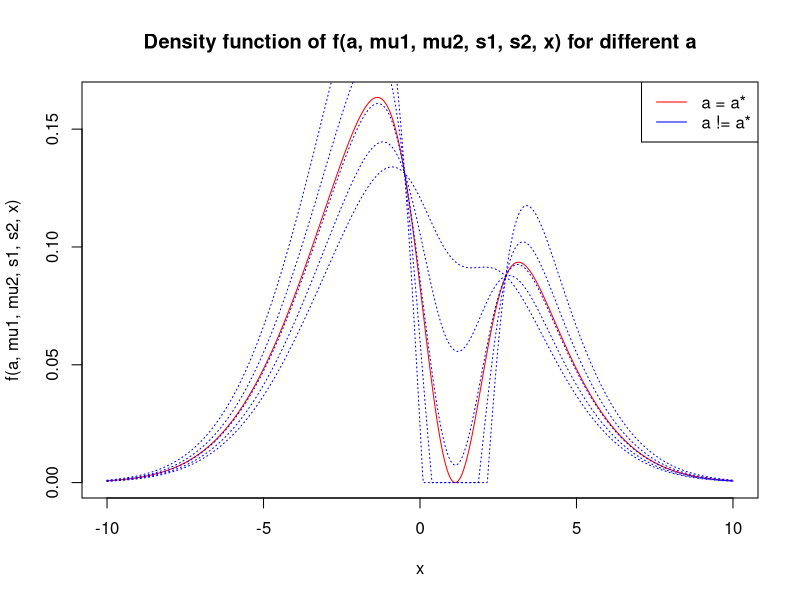
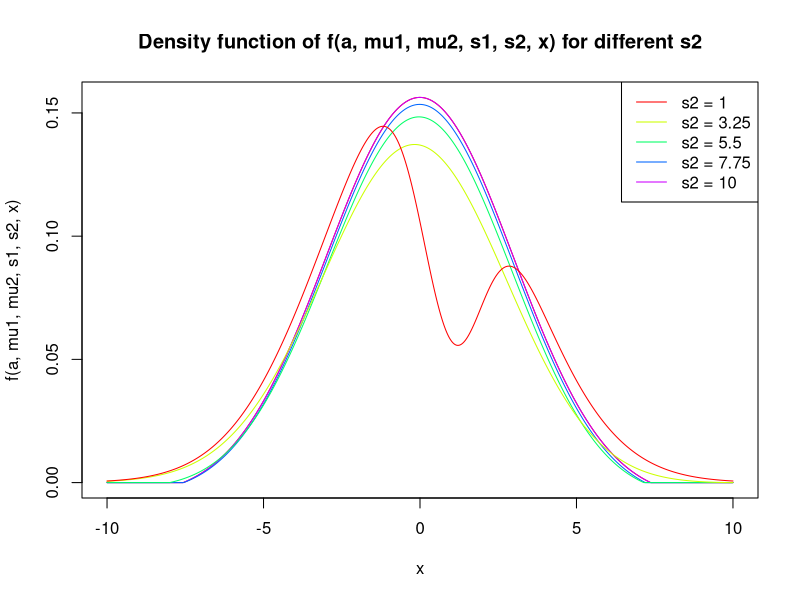
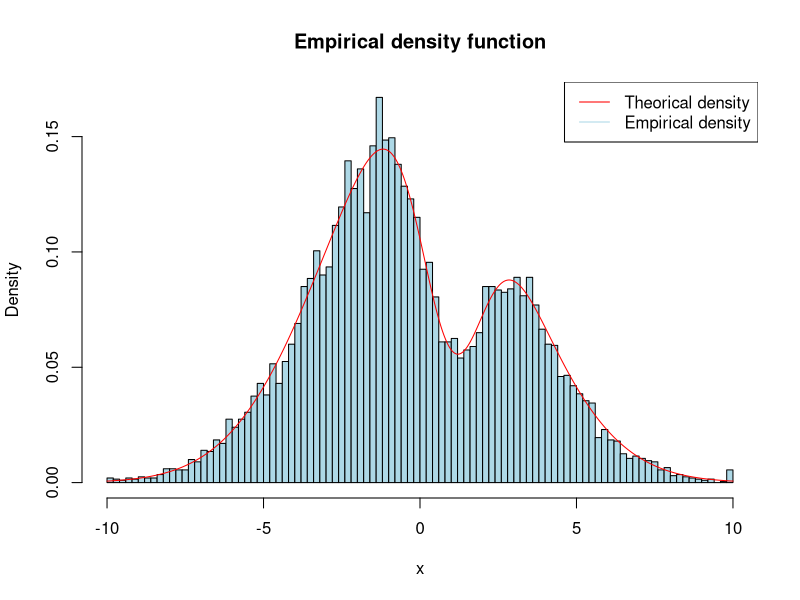
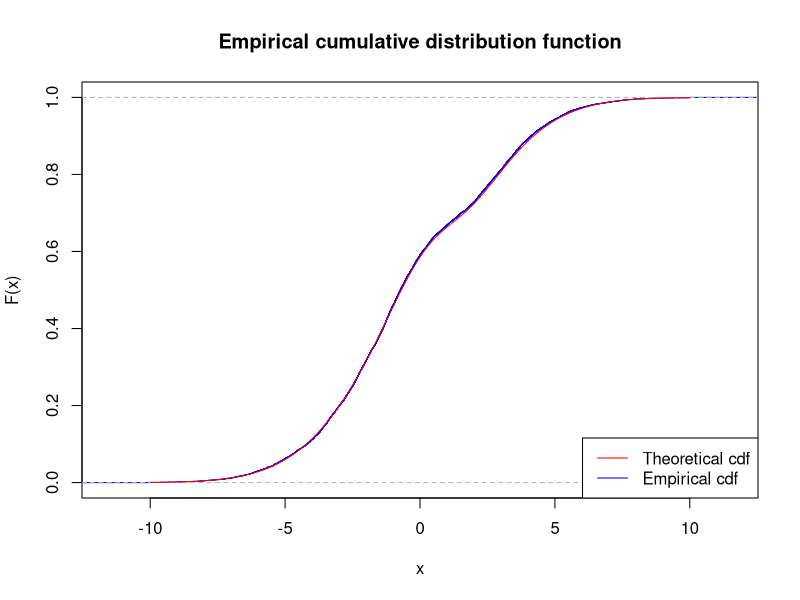
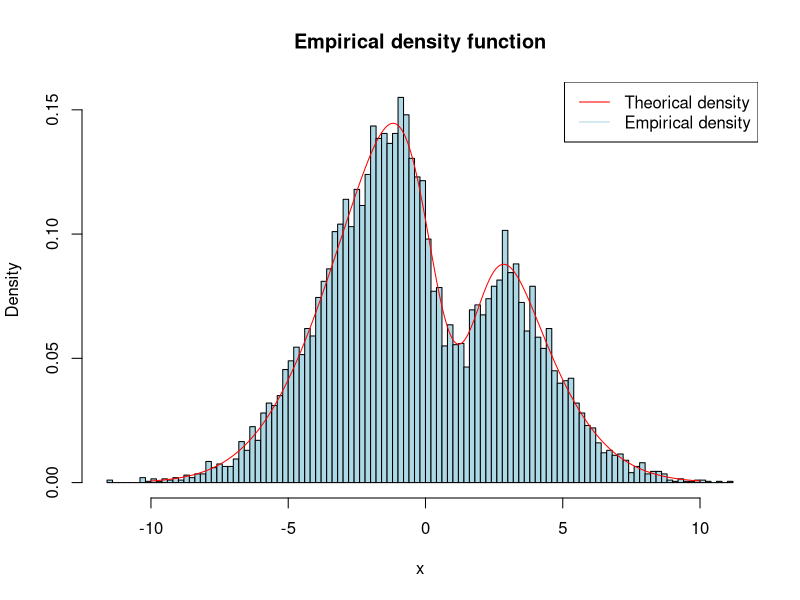
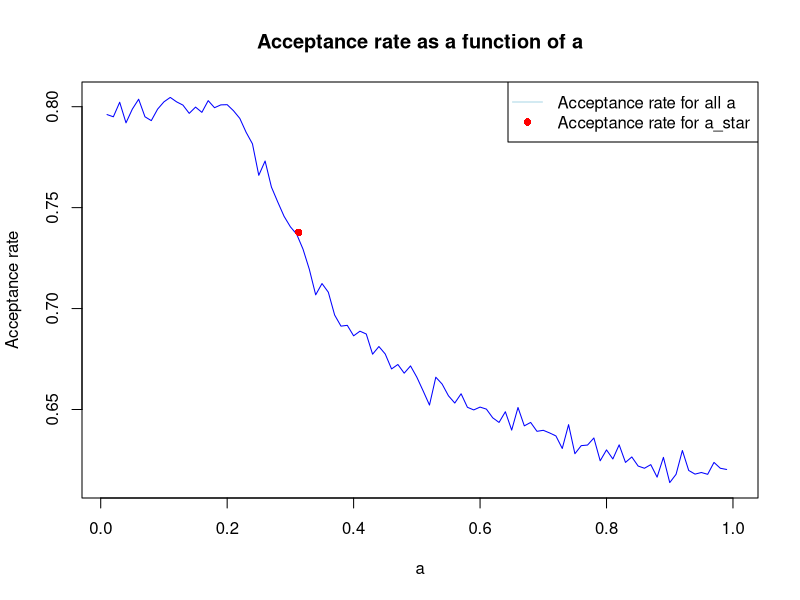
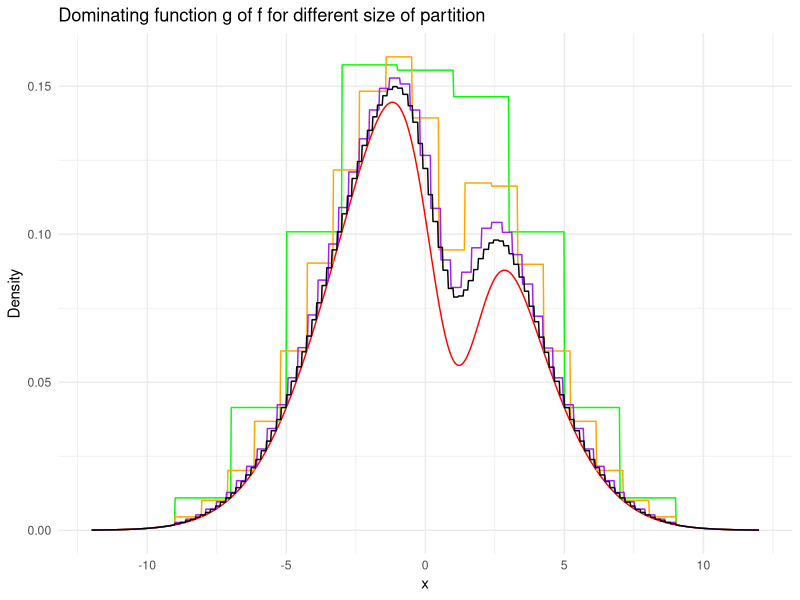
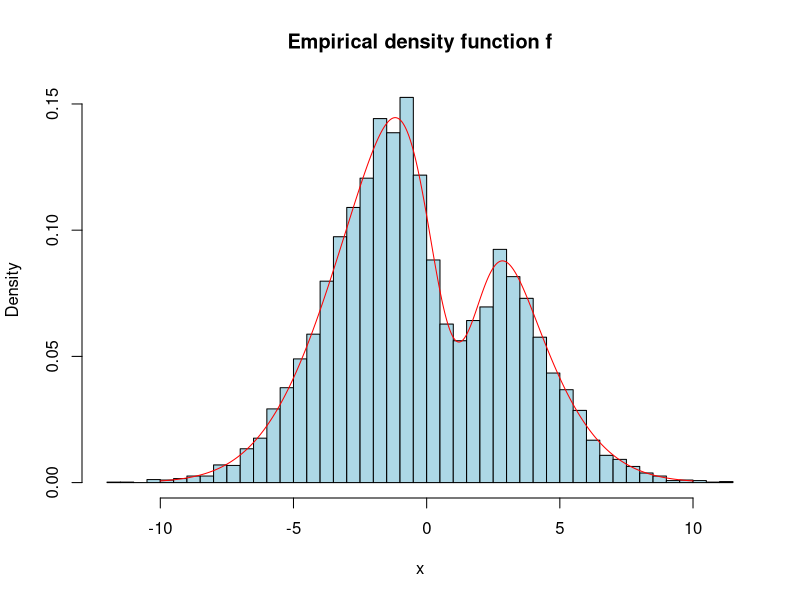

Source code (R) for these figures, in order: (Note: a time limit stopped this script after it produced the figures.)
## ---- chunk 1
f <- function(a, mu1, mu2, s1, s2, x) {
  fx <- dnorm(x, mu1, s1) - a * dnorm(x, mu2, s2)
  fx[fx < 0] <- 0
  return(fx / (1 - a))
}

a_star <- function(mu1, mu2, s1, s2) {
  x_star <- (mu2 * s1^2 - mu1 * s2^2) / (s1^2 - s2^2)
  return(dnorm(x_star, mu1, s1) / dnorm(x_star, mu2, s2))
}
## ---- chunk 2
mu1 <- 0
mu2 <- 1
s1 <- 3
s2 <- 1

x <- seq(-10, 10, length.out = 1000)
as <- a_star(mu1, mu2, s1, s2)
a_values <- c(0.1, 0.2, 0.3, 0.4, 0.5, as)

plot(x, f(as, mu1, mu2, s1, s2, x),
     type = "l",
     col = "red",
     xlab = "x",
     ylab = "f(a, mu1, mu2, s1, s2, x)",
     main = "Density function of f(a, mu1, mu2, s1, s2, x) for different a"
)
for (i in (length(a_values) - 1):1) {
  lines(x, f(a_values[i], mu1, mu2, s1, s2, x), lty = 3, col = "blue")
}
legend("topright", legend = c("a = a*", "a != a*"), col = c("red", "blue"), lty = 1)
## ---- chunk 3
s2_values <- seq(1, 10, length.out = 5)
a <- 0.2

plot(x, f(a, mu1, mu2, s1, max(s2_values), x),
     type = "l",
     xlab = "x",
     ylab = "f(a, mu1, mu2, s1, s2, x)",
     col = "red",
     main = "Density function of f(a, mu1, mu2, s1, s2, x) for different s2"
)

for (i in length(s2_values):1) {
  lines(x, f(a, mu1, mu2, s1, s2_values[i], x), lty = 1, col = rainbow(length(s2_values))[i])
}

legend("topright", legend = paste("s2 =", s2_values), col = rainbow(length(s2_values)), lty = 1)
## ---- chunk 4
mu1 <- 0
mu2 <- 1
sigma1 <- 3
sigma2 <- 1
a <- 0.2
as <- a_star(mu1, mu2, sigma1, sigma2)

cat(sprintf("a* = %f, a = %f, a <= a* [%s]", as, a, a <= as))
## ---- chunk 5
F <- function(a, mu1, mu2, s1, s2, x) {
  Fx <- pnorm(x, mu1, s1) - a * pnorm(x, mu2, s2)
  return(Fx / (1 - a))
}
## ---- chunk 6
inv_cdf <- function(n) {
  X <- numeric(n)
  for (i in 1:n) {
    u <- runif(1)
    L <- -10
    U <- -L
    M <- (L + U) / 2
    while (U - L > 1e-6) {
      FM <- F(a, mu1, mu2, s1, s2, M)
      if (FM < u) {
        L <- M
      } else {
        U <- M
      }
      M <- (L + U) / 2
    }
    X[i] <- M
  }
  return(X)
}
## ---- chunk 7
set.seed(123)
n <- 10000
X <- inv_cdf(n)
x <- seq(-10, 10, length.out = 1000)

hist(X, breaks = 100, freq = FALSE, col = "lightblue", main = "Empirical density function", xlab = "x")
lines(x, f(a, mu1, mu2, s1, s2, x), col = "red")
legend("topright", legend = c("Theorical density", "Empirical density"), col = c("red", "lightblue"), lty = 1)
## ---- chunk 8
plot(ecdf(X), col = "blue", main = "Empirical cumulative distribution function", xlab = "x", ylab = "F(x)")
lines(x, F(a, mu1, mu2, s1, s2, x), col = "red")
legend("bottomright", legend = c("Theoretical cdf", "Empirical cdf"), col = c("red", "blue"), lty = 1)
## ---- chunk 9
accept_reject <- function(n, a) {
  X <- numeric(0)
  M <- 1 / (1 - a)

  while (length(X) < n) {
    Y <- rnorm(1, mu1, s1)
    U <- runif(1)

    if (U <= f(a, mu1, mu2, s1, s2, Y) / (M * dnorm(Y, mu1, s1))) {
      X <- append(X, Y)
    }
  }
  return(X)
}
## ---- chunk 10
set.seed(123)
n <- 10000
a <- 0.2
X <- accept_reject(n, a)
x <- seq(-10, 10, length.out = 1000)

hist(X, breaks = 100, freq = FALSE, col = "lightblue", main = "Empirical density function", xlab = "x")
lines(x, f(a, mu1, mu2, s1, s2, x), col = "red")
legend("topright", legend = c("Theorical density", "Empirical density"), col = c("red", "lightblue"), lty = 1)
## ---- chunk 11
set.seed(123)

acceptance_rate <- function(n, a = 0.2) {
  Y <- rnorm(n, mu1, s1)
  U <- runif(n)
  return(mean(U <= f(a, mu1, mu2, s1, s2, Y) / (M * dnorm(Y, mu1, s1))))
}

M <- 1 / (1 - a)
n <- 10000
cat(sprintf("[M = %.2f] Empirical acceptance rate: %f, Theoretical acceptance rate: %f \n", M, acceptance_rate(n), 1 / M))
## ---- chunk 12
set.seed(123)
a_values <- seq(0.01, 1, length.out = 100)
acceptance_rates <- numeric(length(a_values))
as <- a_star(mu1, mu2, s1, s2)

for (i in seq_along(a_values)) {
  acceptance_rates[i] <- acceptance_rate(n, a_values[i])
}

plot(a_values, acceptance_rates, type = "l", col = "blue", xlab = "a", ylab = "Acceptance rate", main = "Acceptance rate as a function of a")
points(as, acceptance_rate(n, as), col = "red", pch = 16)
legend("topright", legend = c("Acceptance rate for all a", "Acceptance rate for a_star"), col = c("lightblue", "red"), lty = c(1, NA), pch = c(NA, 16))
## ---- chunk 13
mu1 <- 0
mu2 <- 1
s1 <- 3
s2 <- 1
a <- 0.2

f1 <- function(x) {
  dnorm(x, mu1, s1)
}

f2 <- function(x) {
  dnorm(x, mu2, s2)
}

f <- function(x) {
  fx <- f1(x) - a * f2(x)
  fx[fx < 0] <- 0
  return(fx / (1 - a))
}

f1_bounds <- c(mu1 - 3 * s1, mu1 + 3 * s1)
## ---- chunk 14
create_partition <- function(k = 10) {
  return(seq(f1_bounds[1], f1_bounds[2], , length.out = k))
}

sup_inf <- function(f, P, i) {
  x <- seq(P[i], P[i + 1], length.out = 1000)
  f_values <- sapply(x, f)
  return(c(max(f_values), min(f_values)))
}

g <- function(X, P) {
  values <- numeric(0)
  for (x in X) {
    if (x <= P[1] | x >= P[length(P)]) {
      values <- c(values, 1 / (1 - a) * f1(x))
    } else {
      for (i in 1:(length(P) - 1)) {
        if (x >= P[i] & x <= P[i + 1]) {
          values <- c(values, 1 / (1 - a) * (sup_inf(f1, P, i)[1]) - a * sup_inf(f2, P, i)[2])
        }
      }
    }
  }
  return(values)
}
## ---- chunk 15
library(ggplot2)

X <- seq(-12, 12, length.out = 1000)

# Plot for different k with ggplot on same graph
k_values <- c(10, 20, 50, 100)
P_values <- lapply(k_values, create_partition)
g_values <- lapply(P_values, g, X)

ggplot() +
  geom_line(aes(x = X, y = f(X)), col = "red") +
  geom_line(aes(x = X, y = g(X, P_values[[1]])), col = "green") +
  geom_line(aes(x = X, y = g(X, P_values[[2]])), col = "orange") +
  geom_line(aes(x = X, y = g(X, P_values[[3]])), col = "purple") +
  geom_line(aes(x = X, y = g(X, P_values[[4]])), col = "black") +
  labs(title = "Dominating function g of f for different size of partition", x = "x", y = "Density") +
  theme_minimal()
## ---- chunk 16
set.seed(123)

g_accept_reject <- function(x, P) {
  if (x < P[1] | x >= P[length(P)]) {
    return(f1(x))
  } else {
    for (i in seq_along(P)) {
      if (x >= P[i] & x < P[i + 1]) {
        return(sup_inf(f1, P, i)[1])
      }
    }
  }
}

stratified <- function(n, P) {
  samples <- numeric(0)
  rate <- 0
  while (length(samples) < n) {
    x <- rnorm(1, mu1, s1)
    u <- runif(1)
    if (u <= f(x) * (1 - a) / g_accept_reject(x, P)) {
      samples <- c(samples, x)
    }
    rate <- rate + 1
  }
  list(samples = samples, acceptance_rate = n / rate)
}

n <- 10000
k <- 100

P <- create_partition(k)
samples <- stratified(n, P)
X <- seq(-10, 10, length.out = 1000)

hist(samples$samples, breaks = 50, freq = FALSE, col = "lightblue", main = "Empirical density function f", xlab = "x")
lines(X, f(X), col = "red")
## ---- chunk 17
theorical_acceptance_rate <- 1 - a
cat(sprintf("Empirical acceptance rate: %f, Theoretical acceptance rate: %.1f \n", samples$acceptance_rate, theorical_acceptance_rate))
## ---- chunk 18
set.seed(123)

stratified_delta <- function(n, delta) {
  samples <- numeric(0)
  P <- create_partition(n * delta)
  rate <- 0
  while (length(samples) < n | rate < delta * n) {
    x <- rnorm(1, mu1, s1)
    u <- runif(1)
    if (u <= f(x) * delta / g_accept_reject(x, P)) {
      samples <- c(samples, x)
    }
    rate <- rate + 1
  }
  list(samples = samples, partition = P, acceptance_rate = n / rate)
}

n <- 10000
delta <- 0.8

samples_delta <- stratified_delta(n, delta)
X <- seq(-10, 10, length.out = 1000)

hist(samples_delta$samples, breaks = 50, freq = FALSE, col = "lightblue", main = "Empirical density function f", xlab = "x")
lines(X, f(X), col = "red")
## ---- chunk 19
theorical_acceptance_rate <- 1 - a
cat(sprintf("Empirical acceptance rate: %f, Theoretical acceptance rate: %f \n", samples_delta$acceptance_rate, theorical_acceptance_rate))
## ---- chunk 20
set.seed(123)
n <- 1000
deltas <- seq(0.1, 1, by = 0.1)

for (delta in deltas) {
  samples <- stratified_delta(n, delta)
  cat(sprintf("Delta: %.1f, Empirical acceptance rate: %f \n", delta, samples$acceptance_rate))
}
## ---- chunk 21
set.seed(123)
n <- 10000
Xn <- (rnorm(n, mu1, s1) - a * rnorm(n, mu2, s2)) / (1 - a)
X <- seq(-10, 10, length.out = n)

h <- function(x, Xn) {
  return(Xn <= x)
}

# Fn empirical
empirical_cdf <- function(x, Xn) {
  return(mean(h(x, Xn)))
}

# F theoretical
F <- function(x) {
  Fx <- pnorm(x, mu1, s1) - a * pnorm(x, mu2, s2)
  return(Fx / (1 - a))
}

cat(sprintf("Empirical cdf: %f, Theoretical cdf: %f \n", empirical_cdf(X, Xn), mean(F(Xn))))
## ---- chunk 22
n_values <- c(10, 100, 1000, 10000)
colors <- c("lightblue", "blue", "darkblue", "navy")

plot(NULL, xlim = c(-10, 10), ylim = c(0, 1), xlab = "u", ylab = "Qn(u)", main = "Empirical vs Theoretical CDF")

for (i in seq_along(n_values)) {
  n <- n_values[i]
  X <- seq(-10, 10, length.out = n)
  Xn <- (rnorm(n, mu1, s1) - a * rnorm(n, mu2, s2)) / (1 - a)
  lines(X, sapply(X, empirical_cdf, Xn = Xn), col = colors[i], lt = 2)
}

lines(X, F(X), col = "red", lty = 1, lw = 2)
legend("topright", legend = c("Empirical cdf (n=10)", "Empirical cdf (n=100)", "Empirical cdf (n=1000)", "Empirical cdf (n=10000)", "Theoretical cdf"), col = c(colors, "red"), lty = 1)
## ---- chunk 23
set.seed(123)
Fn <- empirical_cdf(X, Xn)
sigma <- sqrt(Fn - Fn^2)
q <- qnorm(0.975)
interval <- c(Fn - q * sigma / sqrt(n), Fn + q * sigma / sqrt(n))
cat(sprintf("Confidence interval: [%f, %f] \n", interval[1], interval[2]))
## ---- chunk 24
compute_n_cdf <- function(x, interval_length = 0.01) {
  q <- qnorm(0.975)
  ceiling((q^2 * F(x) * (1 - F(x))) / interval_length^2)
}

x_values <- c(-15, -1)
n_values <- sapply(x_values, compute_n_cdf)

data.frame(x = x_values, n = n_values)
## ---- chunk 25
set.seed(123)

empirical_quantile <- function(u, Xn) {
  sorted_Xn <- sort(Xn)
  k <- ceiling(u * length(Xn))
  sorted_Xn[k]
}
## ---- chunk 26
set.seed(123)
n <- 1000
Xn <- (rnorm(n, mu1, s1) - a * rnorm(n, mu2, s2)) / (1 - a)
u_values <- seq(0.01, 0.99, by = 0.01)
Qn_values <- sapply(u_values, empirical_quantile, Xn = Xn)

plot(u_values, Qn_values, col = "blue", xlab = "u", ylab = "Qn(u)", type = "o")
lines(u_values, (qnorm(u_values, mu1, s1) - a * qnorm(u_values, mu2, s2)) / (1 - a), col = "red")
legend("topright", legend = c("Empirical quantile function", "Theoretical quantile function"), col = c("blue", "red"), lty = c(2, 1))
## ---- chunk 27
f_q <- function(u) {
  f(1 / (1 - a) * (qnorm(u, mu1, s1) - a * qnorm(u, mu2, s2)))
}

compute_n_quantile <- function(u, interval_length = 0.01) {
  q <- qnorm(0.975)
  ceiling((q^2 * u * (1 - u)) / (interval_length^2 * f_q(u)^2))
}

u_values <- c(0.5, 0.9, 0.99, 0.999, 0.9999)
n_values <- sapply(u_values, compute_n_quantile)

data.frame(u = u_values, n = n_values)
